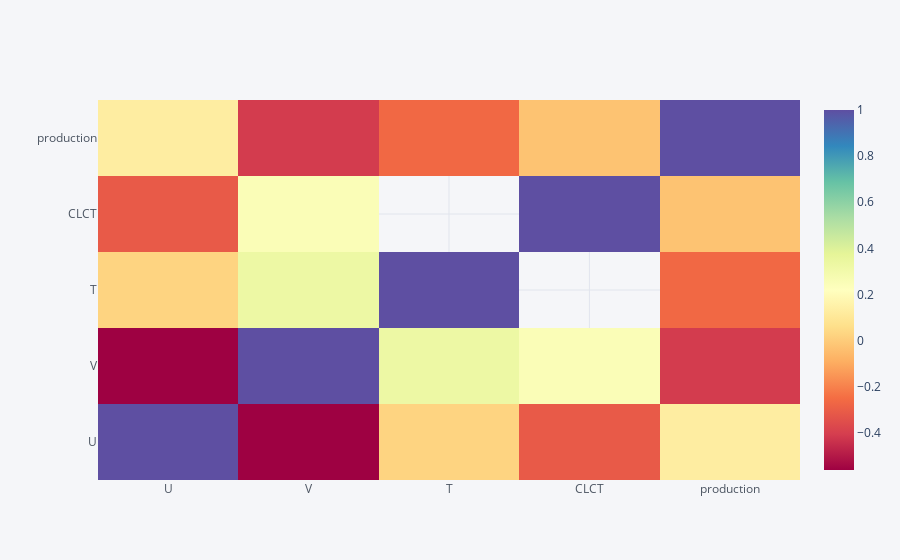
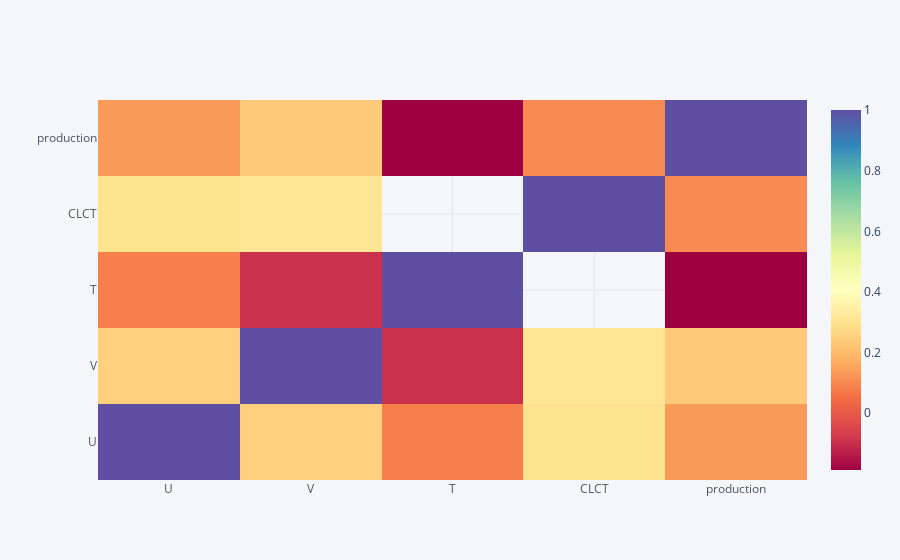
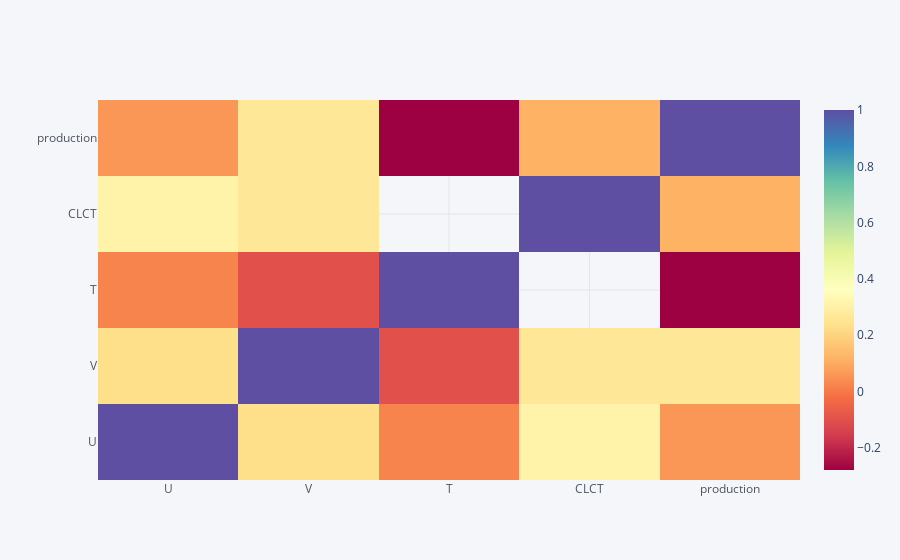
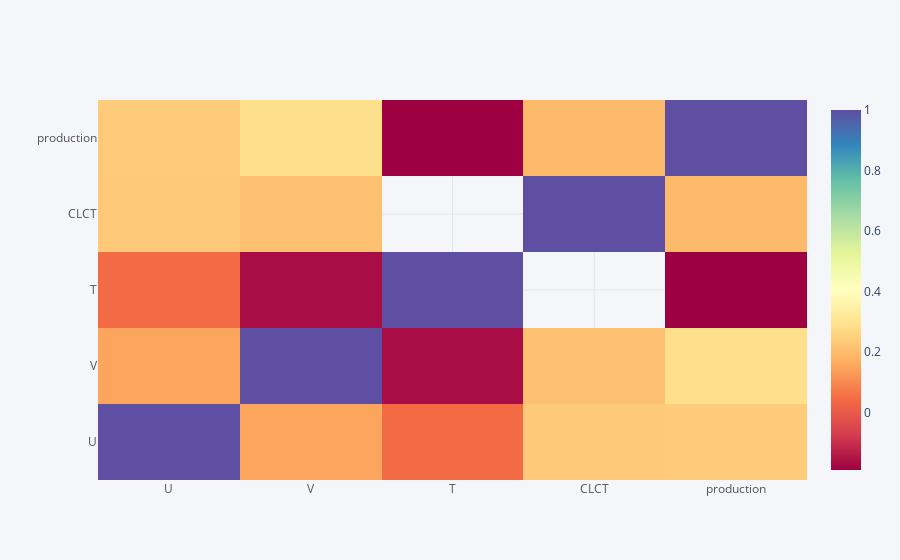

Source (notebook cell) for these figures, in order:
### Code cell
df_WF1[["U","V","T","CLCT","production"]].corr().iplot(
    kind='heatmap', 
    colorscale='spectral',
    filename='cufflinks/simple-heatmap'
)

df_WF2[["U","V","T","CLCT","production"]].corr().iplot(
    kind='heatmap', 
    colorscale='spectral',
    filename='cufflinks/simple-heatmap'
)

df_WF3[["U","V","T","CLCT","production"]].corr().iplot(
    kind='heatmap', 
    colorscale='spectral',
    filename='cufflinks/simple-heatmap'
)

df_WF4[["U","V","T","CLCT","production"]].corr().iplot(
    kind='heatmap', 
    colorscale='spectral',
    filename='cufflinks/simple-heatmap'
)

df_WF5[["U","V","T","CLCT","production"]].corr().iplot(
    kind='heatmap', 
    colorscale='spectral',
    filename='cufflinks/simple-heatmap'
)

df_WF6[["U","V","T","CLCT","production"]].corr().iplot(
    kind='heatmap', 
    colorscale='spectral',
    filename='cufflinks/simple-heatmap'
)

### Figure 1 — Plotly figure (JSON) as saved in the notebook; plotly's stock layout.template omitted (floating-point values rounded to 4 significant figures)
{"data": [{"colorscale": [[0, "rgb(158,1,66)"], [0.1, "rgb(213,62,79)"], [0.2, "rgb(244,109,67)"], [0.3, "rgb(253,174,97)"], [0.4, "rgb(254,224,139)"], [0.5, "rgb(255,255,191)"], [0.6, "rgb(230,245,152)"], [0.7, "rgb(171,221,164)"], [0.8, "rgb(102,194,165)"], [0.9, "rgb(50,136,189)"], [1, "rgb(94,79,162)"]], "type": "heatmap", "x": ["U", "V", "T", "CLCT", "production"], "y": ["U", "V", "T", "CLCT", "production"], "z": [[1, -0.5618, 0.02411, -0.3114, 0.1283], [-0.5618, 1, 0.3287, 0.253, -0.4117], [0.02411, 0.3287, 1, null, -0.2657], [-0.3114, 0.253, null, 1, -0.02878], [0.1283, -0.4117, -0.2657, -0.02878, 1]], "zmax": null, "zmin": null}], "layout": {"legend": {"bgcolor": "#F5F6F9", "font": {"color": "#4D5663"}}, "paper_bgcolor": "#F5F6F9", "plot_bgcolor": "#F5F6F9", "title": {"font": {"color": "#4D5663"}}, "xaxis": {"gridcolor": "#E1E5ED", "showgrid": true, "tickfont": {"color": "#4D5663"}, "title": {"font": {"color": "#4D5663"}, "text": ""}, "zerolinecolor": "#E1E5ED"}, "yaxis": {"gridcolor": "#E1E5ED", "showgrid": true, "tickfont": {"color": "#4D5663"}, "title": {"font": {"color": "#4D5663"}, "text": ""}, "zerolinecolor": "#E1E5ED"}}}

### Figure 2 — Plotly figure (JSON) as saved in the notebook; plotly's stock layout.template omitted (floating-point values rounded to 4 significant figures)
{"data": [{"colorscale": [[0, "rgb(158,1,66)"], [0.1, "rgb(213,62,79)"], [0.2, "rgb(244,109,67)"], [0.3, "rgb(253,174,97)"], [0.4, "rgb(254,224,139)"], [0.5, "rgb(255,255,191)"], [0.6, "rgb(230,245,152)"], [0.7, "rgb(171,221,164)"], [0.8, "rgb(102,194,165)"], [0.9, "rgb(50,136,189)"], [1, "rgb(94,79,162)"]], "type": "heatmap", "x": ["U", "V", "T", "CLCT", "production"], "y": ["U", "V", "T", "CLCT", "production"], "z": [[1, 0.2502, 0.08276, 0.2977, 0.1327], [0.2502, 1, -0.09392, 0.31, 0.2331], [0.08276, -0.09392, 1, null, -0.1871], [0.2977, 0.31, null, 1, 0.1046], [0.1327, 0.2331, -0.1871, 0.1046, 1]], "zmax": null, "zmin": null}], "layout": {"legend": {"bgcolor": "#F5F6F9", "font": {"color": "#4D5663"}}, "paper_bgcolor": "#F5F6F9", "plot_bgcolor": "#F5F6F9", "title": {"font": {"color": "#4D5663"}}, "xaxis": {"gridcolor": "#E1E5ED", "showgrid": true, "tickfont": {"color": "#4D5663"}, "title": {"font": {"color": "#4D5663"}, "text": ""}, "zerolinecolor": "#E1E5ED"}, "yaxis": {"gridcolor": "#E1E5ED", "showgrid": true, "tickfont": {"color": "#4D5663"}, "title": {"font": {"color": "#4D5663"}, "text": ""}, "zerolinecolor": "#E1E5ED"}}}

### Figure 3 — Plotly figure (JSON) as saved in the notebook; plotly's stock layout.template omitted (floating-point values rounded to 4 significant figures)
{"data": [{"colorscale": [[0, "rgb(158,1,66)"], [0.1, "rgb(213,62,79)"], [0.2, "rgb(244,109,67)"], [0.3, "rgb(253,174,97)"], [0.4, "rgb(254,224,139)"], [0.5, "rgb(255,255,191)"], [0.6, "rgb(230,245,152)"], [0.7, "rgb(171,221,164)"], [0.8, "rgb(102,194,165)"], [0.9, "rgb(50,136,189)"], [1, "rgb(94,79,162)"]], "type": "heatmap", "x": ["U", "V", "T", "CLCT", "production"], "y": ["U", "V", "T", "CLCT", "production"], "z": [[1, 0.2315, 0.02141, 0.3077, 0.05976], [0.2315, 1, -0.1032, 0.2617, 0.2613], [0.02141, -0.1032, 1, null, -0.2788], [0.3077, 0.2617, null, 1, 0.1154], [0.05976, 0.2613, -0.2788, 0.1154, 1]], "zmax": null, "zmin": null}], "layout": {"legend": {"bgcolor": "#F5F6F9", "font": {"color": "#4D5663"}}, "paper_bgcolor": "#F5F6F9", "plot_bgcolor": "#F5F6F9", "title": {"font": {"color": "#4D5663"}}, "xaxis": {"gridcolor": "#E1E5ED", "showgrid": true, "tickfont": {"color": "#4D5663"}, "title": {"font": {"color": "#4D5663"}, "text": ""}, "zerolinecolor": "#E1E5ED"}, "yaxis": {"gridcolor": "#E1E5ED", "showgrid": true, "tickfont": {"color": "#4D5663"}, "title": {"font": {"color": "#4D5663"}, "text": ""}, "zerolinecolor": "#E1E5ED"}}}

### Figure 4 — Plotly figure (JSON) as saved in the notebook; plotly's stock layout.template omitted (floating-point values rounded to 4 significant figures)
{"data": [{"colorscale": [[0, "rgb(158,1,66)"], [0.1, "rgb(213,62,79)"], [0.2, "rgb(244,109,67)"], [0.3, "rgb(253,174,97)"], [0.4, "rgb(254,224,139)"], [0.5, "rgb(255,255,191)"], [0.6, "rgb(230,245,152)"], [0.7, "rgb(171,221,164)"], [0.8, "rgb(102,194,165)"], [0.9, "rgb(50,136,189)"], [1, "rgb(94,79,162)"]], "type": "heatmap", "x": ["U", "V", "T", "CLCT", "production"], "y": ["U", "V", "T", "CLCT", "production"], "z": [[1, 0.1516, 0.04196, 0.2308, 0.2362], [0.1516, 1, -0.1665, 0.2114, 0.2869], [0.04196, -0.1665, 1, null, -0.1905], [0.2308, 0.2114, null, 1, 0.1942], [0.2362, 0.2869, -0.1905, 0.1942, 1]], "zmax": null, "zmin": null}], "layout": {"legend": {"bgcolor": "#F5F6F9", "font": {"color": "#4D5663"}}, "paper_bgcolor": "#F5F6F9", "plot_bgcolor": "#F5F6F9", "title": {"font": {"color": "#4D5663"}}, "xaxis": {"gridcolor": "#E1E5ED", "showgrid": true, "tickfont": {"color": "#4D5663"}, "title": {"font": {"color": "#4D5663"}, "text": ""}, "zerolinecolor": "#E1E5ED"}, "yaxis": {"gridcolor": "#E1E5ED", "showgrid": true, "tickfont": {"color": "#4D5663"}, "title": {"font": {"color": "#4D5663"}, "text": ""}, "zerolinecolor": "#E1E5ED"}}}
